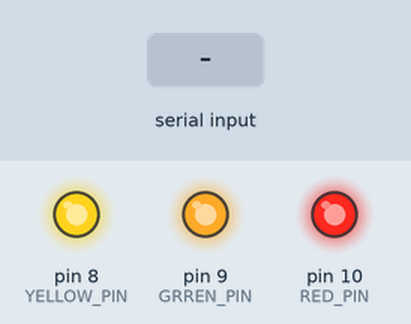
Simulated run of this sketch. Board: Arduino Uno, built with avr-gcc and run on an emulated ATmega328P. Parts: output pins drawn as LEDs (lit = HIGH). Dashed ring = blinking. The test bench sets the inputs (shaded band).

Above: at 1.2 s.
1.3 s: "5\n" received over Serial
At 3.2 s:
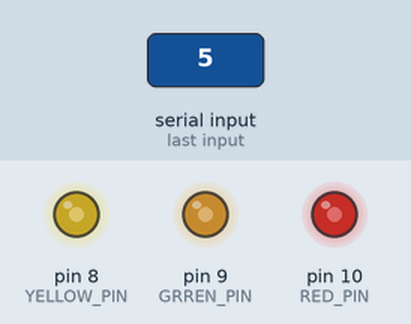
3.5 s: "90,45\n" received over Serial
At 3.69 s:
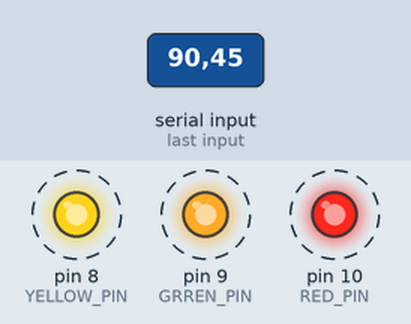
Timing chart, 0 to 12.5 s (numbered marks = the images above; inputs shaded):
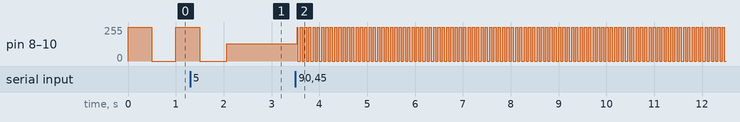

The sketch:

serial_strobo.ino
```cpp
#define RED_PIN  10
#define GRREN_PIN  9
#define YELLOW_PIN  8

int sleep = 500;


void setup() {

  Serial.begin(9600);
  pinMode(RED_PIN, OUTPUT);
  pinMode(GRREN_PIN, OUTPUT);
  pinMode(YELLOW_PIN, OUTPUT);
}
void loop() {

  while (Serial.available() > 0) {

    int a = Serial.parseInt();

    if (Serial.read() == '\n') {
      sleep = a;
    }

  }

  digitalWrite(RED_PIN,HIGH);
  digitalWrite(GRREN_PIN,HIGH);
  digitalWrite(YELLOW_PIN,HIGH);
  delay(sleep);
  digitalWrite(RED_PIN,LOW);
  digitalWrite(GRREN_PIN,LOW);
  digitalWrite(YELLOW_PIN,LOW);
  delay(sleep);


}
```

Measured:
- after the input at 3.5 s, pin 8 (YELLOW_PIN), pin 9 (GRREN_PIN), pin 10 (RED_PIN): alternates 255/255 for 0.05 s and 0/255 for 0.05 s, starting at once
